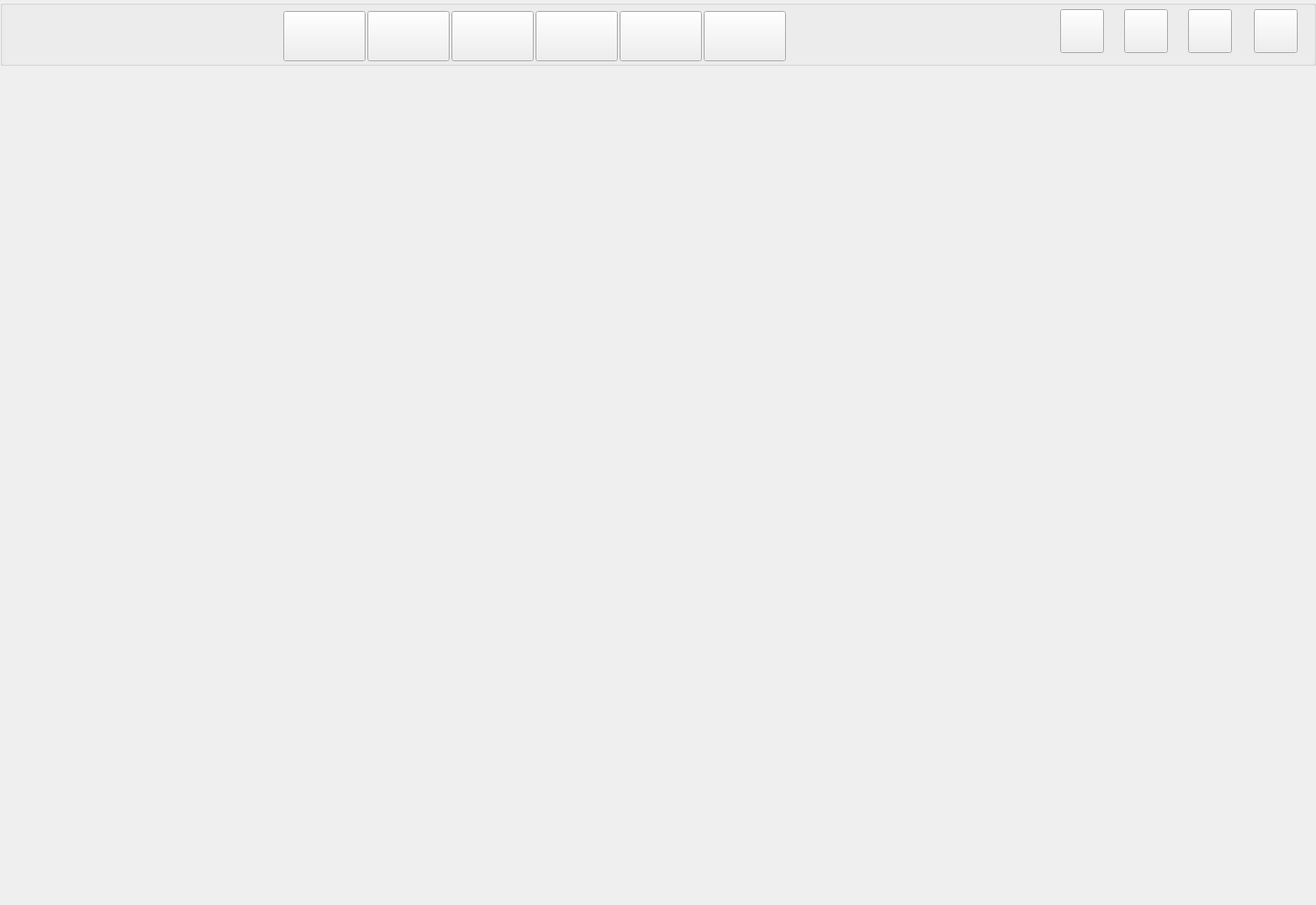
<?xml version="1.0" encoding="UTF-8"?>
<ui version="4.0">
 <class>GBSMainBizWindow</class>
 <widget class="QWidget" name="GBSMainBizWindow">
  <property name="geometry">
   <rect>
    <x>0</x>
    <y>0</y>
    <width>1440</width>
    <height>990</height>
   </rect>
  </property>
  <property name="windowTitle">
   <string>Form</string>
  </property>
  <widget class="QWidget" name="verticalLayoutWidget">
   <property name="geometry">
    <rect>
     <x>0</x>
     <y>0</y>
     <width>1441</width>
     <height>991</height>
    </rect>
   </property>
   <layout class="QVBoxLayout" name="verticalLayout"/>
  </widget>
  <widget class="QGroupBox" name="horizontalNavi">
   <property name="geometry">
    <rect>
     <x>0</x>
     <y>0</y>
     <width>1440</width>
     <height>72</height>
    </rect>
   </property>
   <property name="title">
    <string/>
   </property>
   <widget class="QLabel" name="imgLogo">
    <property name="geometry">
     <rect>
      <x>21</x>
      <y>27</y>
      <width>36</width>
      <height>36</height>
     </rect>
    </property>
    <property name="text">
     <string/>
    </property>
   </widget>
   <widget class="QLabel" name="imgBanner">
    <property name="geometry">
     <rect>
      <x>80</x>
      <y>30</y>
      <width>121</width>
      <height>34</height>
     </rect>
    </property>
    <property name="text">
     <string/>
    </property>
   </widget>
   <widget class="QPushButton" name="btnNotification">
    <property name="geometry">
     <rect>
      <x>1160</x>
      <y>10</y>
      <width>48</width>
      <height>48</height>
     </rect>
    </property>
    <property name="text">
     <string/>
    </property>
   </widget>
   <widget class="QPushButton" name="btnMinimize">
    <property name="geometry">
     <rect>
      <x>1230</x>
      <y>10</y>
      <width>48</width>
      <height>48</height>
     </rect>
    </property>
    <property name="text">
     <string/>
    </property>
   </widget>
   <widget class="QPushButton" name="btnClose">
    <property name="geometry">
     <rect>
      <x>1300</x>
      <y>10</y>
      <width>48</width>
      <height>48</height>
     </rect>
    </property>
    <property name="text">
     <string/>
    </property>
   </widget>
   <widget class="QPushButton" name="btnProfile">
    <property name="geometry">
     <rect>
      <x>1372</x>
      <y>10</y>
      <width>48</width>
      <height>48</height>
     </rect>
    </property>
    <property name="text">
     <string/>
    </property>
   </widget>
   <widget class="HoriNaviButton" name="btnTranslate">
    <property name="geometry">
     <rect>
      <x>586</x>
      <y>12</y>
      <width>90</width>
      <height>55</height>
     </rect>
    </property>
    <property name="text">
     <string/>
    </property>
   </widget>
   <widget class="HoriNaviButton" name="btnData">
    <property name="geometry">
     <rect>
      <x>310</x>
      <y>12</y>
      <width>90</width>
      <height>55</height>
     </rect>
    </property>
    <property name="text">
     <string/>
    </property>
   </widget>
   <widget class="HoriNaviButton" name="btnProduct">
    <property name="geometry">
     <rect>
      <x>402</x>
      <y>12</y>
      <width>90</width>
      <height>55</height>
     </rect>
    </property>
    <property name="text">
     <string/>
    </property>
   </widget>
   <widget class="HoriNaviButton" name="btnLive">
    <property name="geometry">
     <rect>
      <x>494</x>
      <y>12</y>
      <width>90</width>
      <height>55</height>
     </rect>
    </property>
    <property name="text">
     <string/>
    </property>
   </widget>
   <widget class="HoriNaviButton" name="btnSetting">
    <property name="geometry">
     <rect>
      <x>678</x>
      <y>12</y>
      <width>90</width>
      <height>55</height>
     </rect>
    </property>
    <property name="text">
     <string/>
    </property>
   </widget>
   <widget class="HoriNaviButton" name="btnAI">
    <property name="geometry">
     <rect>
      <x>770</x>
      <y>12</y>
      <width>90</width>
      <height>55</height>
     </rect>
    </property>
    <property name="text">
     <string/>
    </property>
   </widget>
  </widget>
 </widget>
 <customwidgets>
  <customwidget>
   <class>HoriNaviButton</class>
   <extends>QPushButton</extends>
   <header location="global">gbs/common/HoriNaviButton.h</header>
  </customwidget>
 </customwidgets>
 <resources/>
 <connections/>
</ui>
